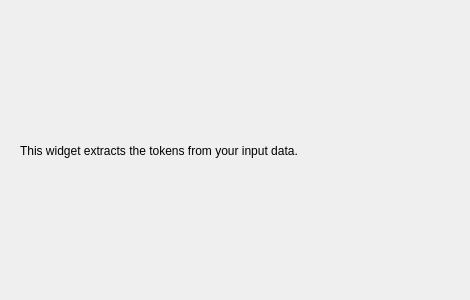
<?xml version="1.0" encoding="UTF-8"?>
<ui version="4.0">
 <class>Form</class>
 <widget class="QWidget" name="Form">
  <property name="geometry">
   <rect>
    <x>0</x>
    <y>0</y>
    <width>470</width>
    <height>300</height>
   </rect>
  </property>
  <property name="windowTitle">
   <string>Form</string>
  </property>
  <widget class="QLabel" name="Description">
   <property name="geometry">
    <rect>
     <x>20</x>
     <y>20</y>
     <width>431</width>
     <height>261</height>
    </rect>
   </property>
   <property name="text">
    <string>This widget extracts the tokens from your input data.</string>
   </property>
   <property name="textFormat">
    <enum>Qt::AutoText</enum>
   </property>
   <property name="alignment">
    <set>Qt::AlignLeading|Qt::AlignLeft|Qt::AlignVCenter</set>
   </property>
   <property name="wordWrap">
    <bool>true</bool>
   </property>
  </widget>
 </widget>
 <resources/>
 <connections/>
</ui>
